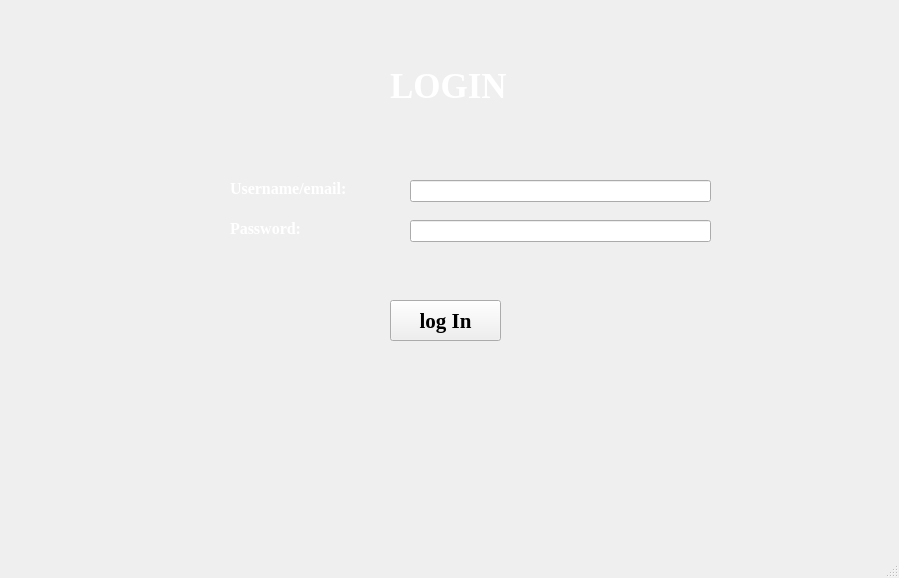
<?xml version="1.0" encoding="UTF-8"?>
<ui version="4.0">
 <class>MainWindow</class>
 <widget class="QMainWindow" name="MainWindow">
  <property name="geometry">
   <rect>
    <x>0</x>
    <y>0</y>
    <width>899</width>
    <height>578</height>
   </rect>
  </property>
  <property name="windowTitle">
   <string>MainWindow</string>
  </property>
  <property name="styleSheet">
   <string notr="true">QWidget#centralwidget{
	border-image: url(:/images/images.jpg) 0 0 0 0 stretch stretch;
    border-repeat: no-repeat ;
	border-position: center;
}
</string>
  </property>
  <widget class="QWidget" name="centralwidget">
   <widget class="QLabel" name="label">
    <property name="geometry">
     <rect>
      <x>390</x>
      <y>60</y>
      <width>181</width>
      <height>51</height>
     </rect>
    </property>
    <property name="font">
     <font>
      <family>Times New Roman</family>
      <pointsize>26</pointsize>
      <weight>75</weight>
      <bold>true</bold>
     </font>
    </property>
    <property name="styleSheet">
     <string notr="true">color: white;</string>
    </property>
    <property name="text">
     <string>LOGIN </string>
    </property>
   </widget>
   <widget class="QLabel" name="label_2">
    <property name="geometry">
     <rect>
      <x>230</x>
      <y>180</y>
      <width>151</width>
      <height>16</height>
     </rect>
    </property>
    <property name="font">
     <font>
      <family>Times New Roman</family>
      <pointsize>12</pointsize>
      <weight>75</weight>
      <bold>true</bold>
     </font>
    </property>
    <property name="styleSheet">
     <string notr="true">color: white;</string>
    </property>
    <property name="text">
     <string>Username/email:</string>
    </property>
   </widget>
   <widget class="QLabel" name="label_3">
    <property name="geometry">
     <rect>
      <x>230</x>
      <y>220</y>
      <width>151</width>
      <height>16</height>
     </rect>
    </property>
    <property name="font">
     <font>
      <family>Times New Roman</family>
      <pointsize>12</pointsize>
      <weight>75</weight>
      <bold>true</bold>
     </font>
    </property>
    <property name="styleSheet">
     <string notr="true">color: white;</string>
    </property>
    <property name="text">
     <string>Password:</string>
    </property>
   </widget>
   <widget class="QLineEdit" name="lineEdit">
    <property name="geometry">
     <rect>
      <x>410</x>
      <y>180</y>
      <width>301</width>
      <height>22</height>
     </rect>
    </property>
   </widget>
   <widget class="QLineEdit" name="lineEdit_2">
    <property name="geometry">
     <rect>
      <x>410</x>
      <y>220</y>
      <width>301</width>
      <height>22</height>
     </rect>
    </property>
   </widget>
   <widget class="QPushButton" name="pushButton">
    <property name="geometry">
     <rect>
      <x>390</x>
      <y>300</y>
      <width>111</width>
      <height>41</height>
     </rect>
    </property>
    <property name="font">
     <font>
      <family>Times New Roman</family>
      <pointsize>16</pointsize>
      <weight>75</weight>
      <bold>true</bold>
     </font>
    </property>
    <property name="text">
     <string>log In</string>
    </property>
   </widget>
  </widget>
  <widget class="QMenuBar" name="menubar">
   <property name="geometry">
    <rect>
     <x>0</x>
     <y>0</y>
     <width>899</width>
     <height>26</height>
    </rect>
   </property>
  </widget>
  <widget class="QStatusBar" name="statusbar"/>
 </widget>
 <resources>
  <include location="resource.qrc"/>
 </resources>
 <connections/>
</ui>
